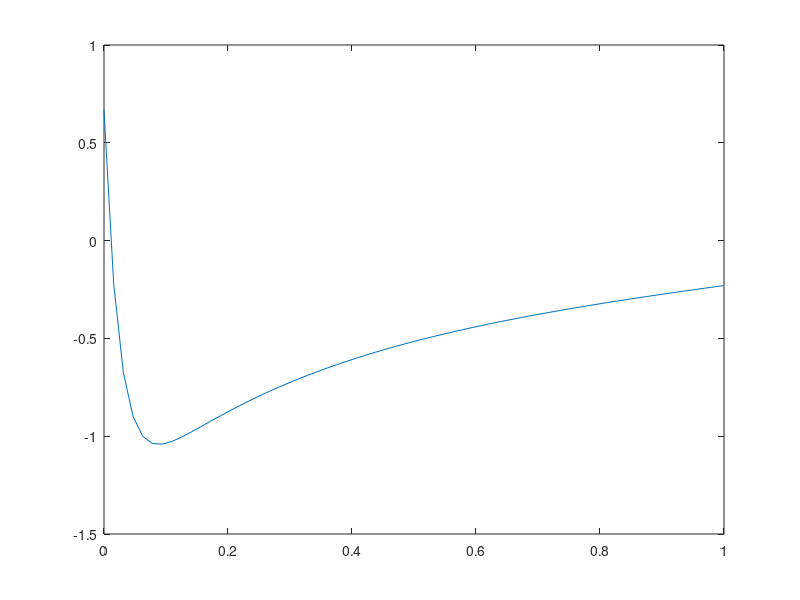

The MATLAB script that drew this image: (Note: this script raises an error after producing the figure.)

%Crank Nicolson
N= 2;
y = @(t,y) [9*y(1)+24*y(2)+5*cos(t)-1/3*sin(t); -24*y(1)-51*y(2)-9*cos(t)+1/3*sin(t)];
yexact = @(t) [2*exp(-3*t)-exp(-39*t)+1/3*cos(t); -exp(-3*t)+2*exp(-39*t)-1/3*cos(t)];
y1exact =  @(t) 2*exp(-3*t)-exp(-39*t)+1/3*cos(t)
y2exact = @(t) -exp(-3*t)+2*exp(-39*t)-1/3*cos(t);

a = 0;
b = 1;
y10 = 4/3;
y20 = 2/3;
y0 = [y10; y20];
hf = @(j) 2.^(-j);

for jj=6:6
    h = hf(jj);
    T = (a:h:b)';
    n = size(T,1);
    Y=zeros(n,N);
    Y(1,:)=y0;
    
    for j=1:n-1
        back = @(w) w - (h/2)*y(T(j+1),w)' - Y(j,:) - (h/2)* y(T(j),Y(j,:))';
        C = fsolve(back,Y(j,:));
        Y(j+1,:) = C';
    end
    plot(T', Y(:,2))
    hold on
    Y1exact = y1exact(T);
    Y2exact = y2exact(T);

    Error1 = abs(Y1exact-Y(:,1));
    Error2 = abs(Y2exact-Y(:,2));
 

    results = [T Y(:,1) Y(:,2) Y1exact Y2exact Error1 Error2];
    variablenames = {'t', 'y1 aproximada','y2 aproximada','y1 exacta','y2 exacta', 'Error absoluto y1','Error absoluto y2'};
    results = array2table(results, 'VariableNames',variablenames);
    disp(results);

    tablalatex.data = results;
    tablalatex.tableColLabels = variablenames;
    latex = latexTable(tablalatex);
end

Y1exact = y1exact(T);
Y2exact = y2exact(T);

plot(T', Y2exact)
legend('Solución aproximada con h=0.5', ...
    'Solución aproximada con h=0.25', ...
    'Solución aproximada con h=0.125', ...
    'Solución aproximada con h=0.0625',...
    'Solución aproximada con h=0.0312',...
    'Solución aproximada con h=0.0156',...
    'Solución exacta')
title("Aproximación de y2(t) con Crank Nicolson" )
